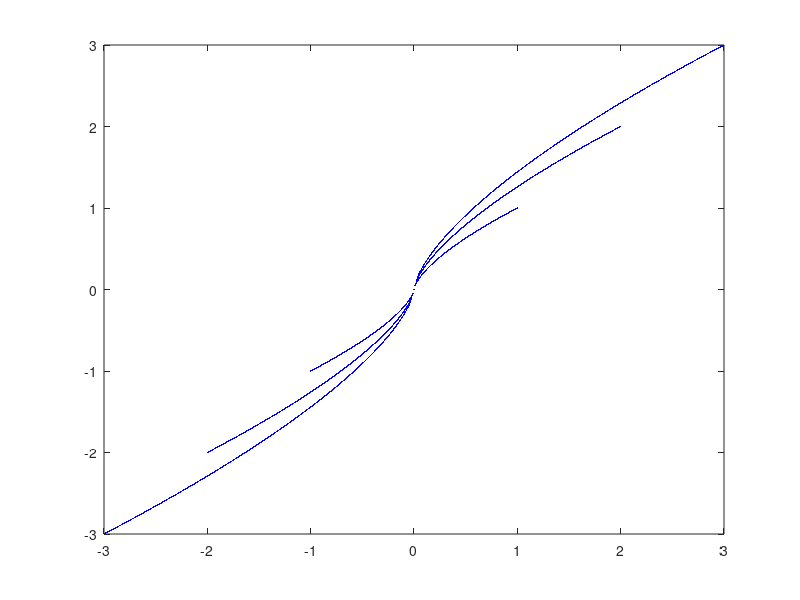

The MATLAB source for this figure:
clear all
clc
x_0 = 1
y_0 = 1;
a = -1.5;
tc = 1;
for y_0 = -3:3
    x_0 = y_0
    %x_0 = y_0
    for t=0:0.001:3
        time(tc) = t;
        x(tc) = x_0*(exp(a*t));
        y(tc) = y_0*(exp(-t));
        tc=tc+1;

    end
end


        plot(x,y,'b.','MarkerSize',1)
        hold on
